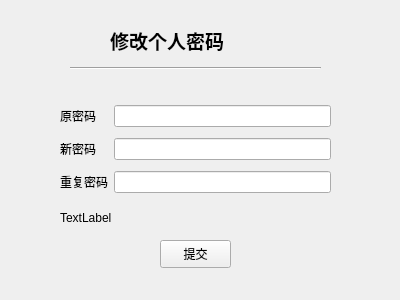
<?xml version="1.0" encoding="UTF-8"?>
<ui version="4.0">
 <class>resetPwd</class>
 <widget class="QWidget" name="resetPwd">
  <property name="geometry">
   <rect>
    <x>0</x>
    <y>0</y>
    <width>400</width>
    <height>300</height>
   </rect>
  </property>
  <property name="minimumSize">
   <size>
    <width>400</width>
    <height>300</height>
   </size>
  </property>
  <property name="maximumSize">
   <size>
    <width>400</width>
    <height>300</height>
   </size>
  </property>
  <property name="windowTitle">
   <string>Form</string>
  </property>
  <widget class="QLabel" name="label_4">
   <property name="geometry">
    <rect>
     <x>110</x>
     <y>20</y>
     <width>151</width>
     <height>41</height>
    </rect>
   </property>
   <property name="font">
    <font>
     <family>Arial</family>
     <pointsize>14</pointsize>
     <weight>75</weight>
     <bold>true</bold>
    </font>
   </property>
   <property name="text">
    <string>修改个人密码</string>
   </property>
  </widget>
  <widget class="Line" name="line">
   <property name="geometry">
    <rect>
     <x>70</x>
     <y>60</y>
     <width>251</width>
     <height>16</height>
    </rect>
   </property>
   <property name="orientation">
    <enum>Qt::Horizontal</enum>
   </property>
  </widget>
  <widget class="QPushButton" name="submit_button">
   <property name="geometry">
    <rect>
     <x>160</x>
     <y>240</y>
     <width>71</width>
     <height>28</height>
    </rect>
   </property>
   <property name="text">
    <string>提交</string>
   </property>
  </widget>
  <widget class="QLabel" name="error_label">
   <property name="geometry">
    <rect>
     <x>60</x>
     <y>210</y>
     <width>271</width>
     <height>16</height>
    </rect>
   </property>
   <property name="text">
    <string>TextLabel</string>
   </property>
  </widget>
  <widget class="QWidget" name="layoutWidget">
   <property name="geometry">
    <rect>
     <x>60</x>
     <y>100</y>
     <width>271</width>
     <height>101</height>
    </rect>
   </property>
   <layout class="QGridLayout" name="gridLayout">
    <item row="0" column="0">
     <widget class="QLabel" name="label">
      <property name="text">
       <string>原密码</string>
      </property>
     </widget>
    </item>
    <item row="0" column="1">
     <widget class="QLineEdit" name="oldPwd_lineEdit">
      <property name="echoMode">
       <enum>QLineEdit::Password</enum>
      </property>
     </widget>
    </item>
    <item row="1" column="0">
     <widget class="QLabel" name="label_2">
      <property name="text">
       <string>新密码</string>
      </property>
     </widget>
    </item>
    <item row="1" column="1">
     <widget class="QLineEdit" name="newPwd_lineEdit">
      <property name="echoMode">
       <enum>QLineEdit::Password</enum>
      </property>
     </widget>
    </item>
    <item row="2" column="0">
     <widget class="QLabel" name="label_3">
      <property name="text">
       <string>重复密码</string>
      </property>
     </widget>
    </item>
    <item row="2" column="1">
     <widget class="QLineEdit" name="repeatPwd_lineEdit">
      <property name="echoMode">
       <enum>QLineEdit::Password</enum>
      </property>
     </widget>
    </item>
   </layout>
  </widget>
 </widget>
 <resources/>
 <connections/>
</ui>
